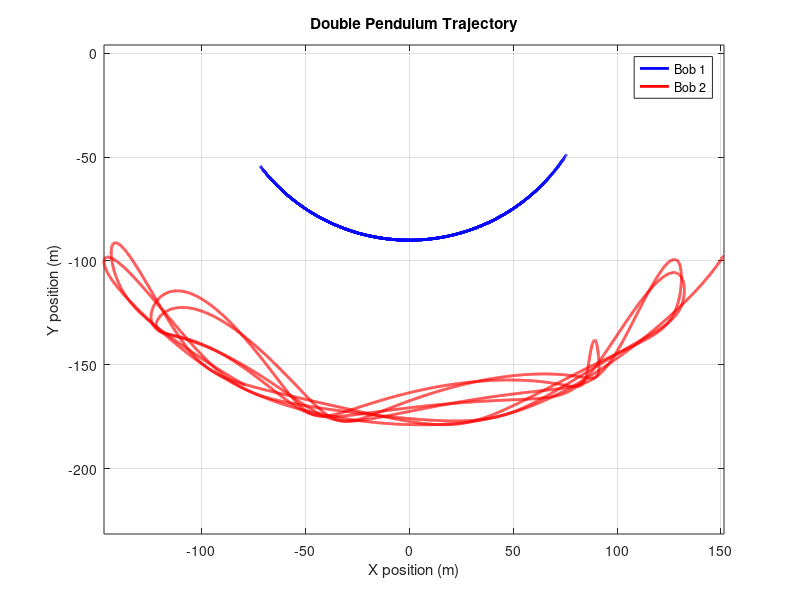
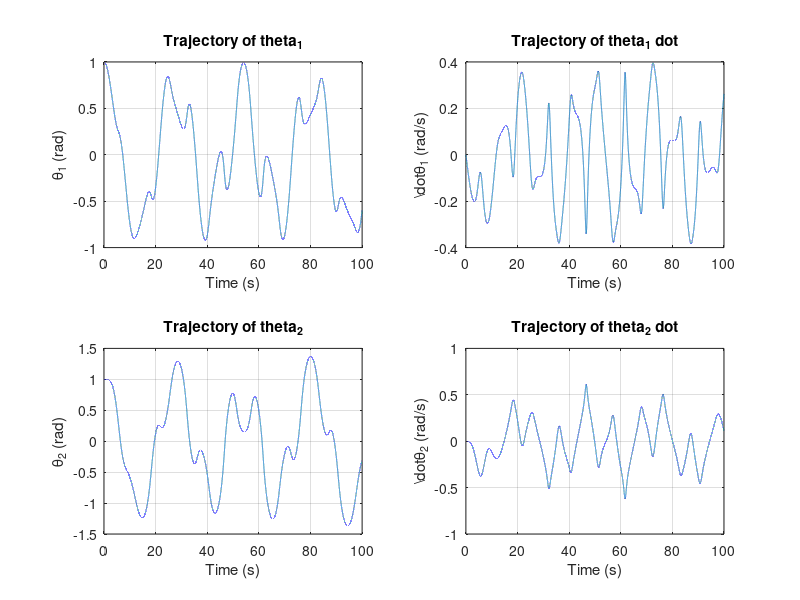

Source code (MATLAB) for these figures, in order:
clc
clear
close all

%% Function to calculate y1 dot  |  y2 dot  |   y3 dot  |  y4 dot
function dydt = forcesdof(t, y, m1, m2, l1, l2, g)
    dydt = zeros(4,1);
    dydt(1) = y(2);         % y1_dot = y2
    dydt(3) = y(4);         % y3_dot = y4
    
    Delta = (m1 + m2)*l1 - m2*l1*(cos(y(1)-y(3)))^2;
    
    dydt(2) = (1/Delta) * ( ...
        -m2*l2*y(4)^2*sin(y(1)-y(3))*cos(y(1)-y(3)) + ...
        m2*g*sin(y(3))*cos(y(1)-y(3)) - ...
        m2*l2*y(4)^2*sin(y(1)-y(3)) - ...
        (m1 + m2)*g*sin(y(1)) ...
    );
    
    denom = l2 - (m2*l2/(m1 + m2))*(cos(y(1)-y(3)))^2;
    
    dydt(4) = (1/denom) * ( ...
        l1*y(2)^2*sin(y(1)-y(3)) - g*sin(y(3)) + ...
        (m2*l2/(m1 + m2))*y(4)^2*sin(y(1)-y(3))*cos(y(1)-y(3)) + ...
        g*sin(y(1))*cos(y(1)-y(3)) ...
    );
end


%% Parameters
dt = 0.001;
m1 = 10.0;   % Mass of first pendulum (kg)
m2 = 20.0;   % Mass of second pendulum (kg)
l1 = 90.0;   % Length of first pendulum (m)
l2 = 90.0;   % Length of second pendulum (m)
g = 9.81;   % Acceleration due to gravity (m/s^2)

% %Initial conditions
y_1 = 1; % Initial angle of first pendulum (rad)
y_2 = 0; % Initial angular velocity of first pendulum (rad/s)
y_3 = 1; % Initial angle of second pendulum (rad)
y_4 = 0; % Initial angular velocity of second pendulum (rad/s)

y0 = [y_1; y_2; y_3; y_4];
t_span = 0:dt:100;

%% Pass all parameters to the function
[t,y] = ode45(@(t,y) forcesdof(t, y, m1, m2, l1, l2, g), t_span, y0);


%% PLotting pendulum path
% Extract angles from solution arrays
theta1 = y(:,1);
theta2 = y(:,3);

% Compute XY coordinates of the pendulum bobs
x1 = l1 * sin(theta1);
y1 = -l1 * cos(theta1);

x2 = x1 + l2 * sin(theta2);
y2 = y1 - l2 * cos(theta2);

% Plot trajectory of pendulum bobs
figure;
plot(x1, y1, 'b', 'LineWidth', 2);      % Plot path of first bob
hold on;
plot(x2, y2, 'r', 'LineWidth', 2);      % Plot path of second bob

xlabel('X position (m)');
ylabel('Y position (m)');
title('Double Pendulum Trajectory');
legend('Bob 1', 'Bob 2');
axis equal;
grid on;


%% PLotting state space trajectories
figure;

subplot(2,2,1);
plot(t, y(:,1));
xlabel('Time (s)');
ylabel('\theta_1 (rad)');
title('Trajectory of theta_1');
grid on;

subplot(2,2,2);
plot(t, y(:,2));
xlabel('Time (s)');
ylabel('\dot{\theta}_1 (rad/s)');
title('Trajectory of theta_1 dot');
grid on;

subplot(2,2,3);
plot(t, y(:,3));
xlabel('Time (s)');
ylabel('\theta_2 (rad)');
title('Trajectory of theta_2');
grid on;

subplot(2,2,4);
plot(t, y(:,4));
xlabel('Time (s)');
ylabel('\dot{\theta}_2 (rad/s)');
title('Trajectory of theta_2 dot');
grid on;
